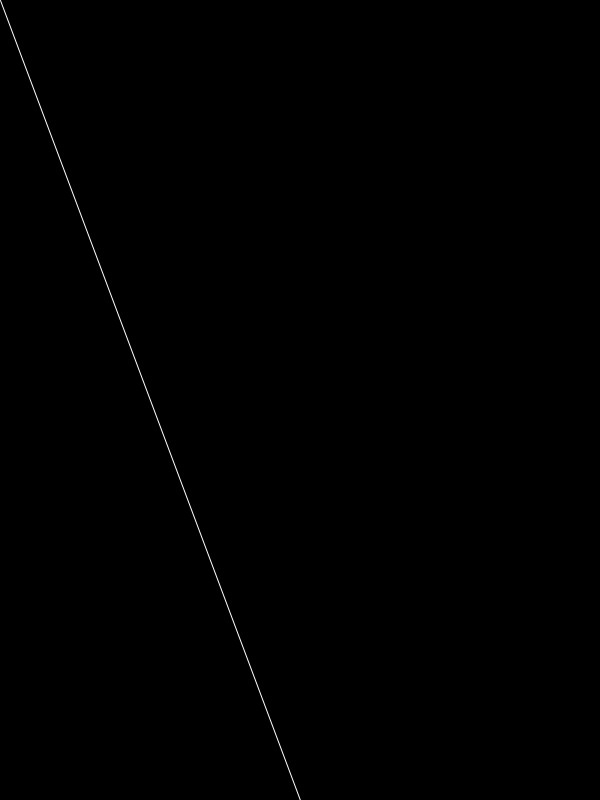
Frame 1 (no input)
Frame 60 (the mouse pressed at the canvas centre just before this capture): identical to frame 1, image omitted
Frame 120 (the mouse held since frame 60 and released just before this capture): blank canvas, image omitted

The Processing sketch that drew this single still picture (run headless with seeded random() and noise(); from frame 60 on, the mouse is pressed at the canvas centre):

// Processing sketch: bbtanWood
// ── bbtanWood.pde
Ball[] b;//array of the balls
int bRad = 20;//radius of the balls
boolean started = false;//if you have clicked to start the game
void setup() {
  size(600, 800);
  b = new Ball[1];
  for (int i=0; i<b.length; i++)
    b[i] = new Ball(width/2, height+bRad, bRad);
}
void draw() {
  background(0);
  stroke(255);
  line(width/2, height, mouseX, mouseY);
  if (started)
    for (int i=0; i<b.length; i++) {
      b[i].move();
      b[i].show();
    }
  else
    for (int i=0; i<b.length; i++) {
      b[i].show();
    }
  println(""+mouseX+" "+b[0].getX()+" "+b[0].getY());
}
void mouseClicked() {
  for (int i=0; i<b.length; i++) {
    b[i].move();
    b[i].show();
  }
  started  = true;
  for (int i=0; i<b.length; i++) 
    b[i].moveToX();
}

// ── ball.pde

class Ball {
  private int x;//where the ball starts on the x axis
  private int xDir;
  private int y;//where the ball starts on the y axis
  private int yDir;
  private int rad;//the radius size of the ball
  public Ball(int x, int y, int rad) {
    this.x=x;
    this.y=y;
    this.rad=rad;
    xDir=0;
    yDir=-10;
  }
  public void move() {
    x+=xDir;
    y+=yDir;
    
    if(y<rad || y>height+rad)
      yDir*=-1;
    if(x>width-rad || x<rad)
      xDir*=-1;
  }
  public int radSize() {
    return rad;
  }
  public void show() {
    fill(255);
    ellipse(x, y, radSize(), radSize());
  }
  public void moveToX() {
    double ang = Math.atan(800/mouseX);
    println(""+ang);
    //xDir+=800/Math.sin(ang);
  }
  public int getX() {
    return x;
  }
  public int getY() {
    return y;
  }
}
